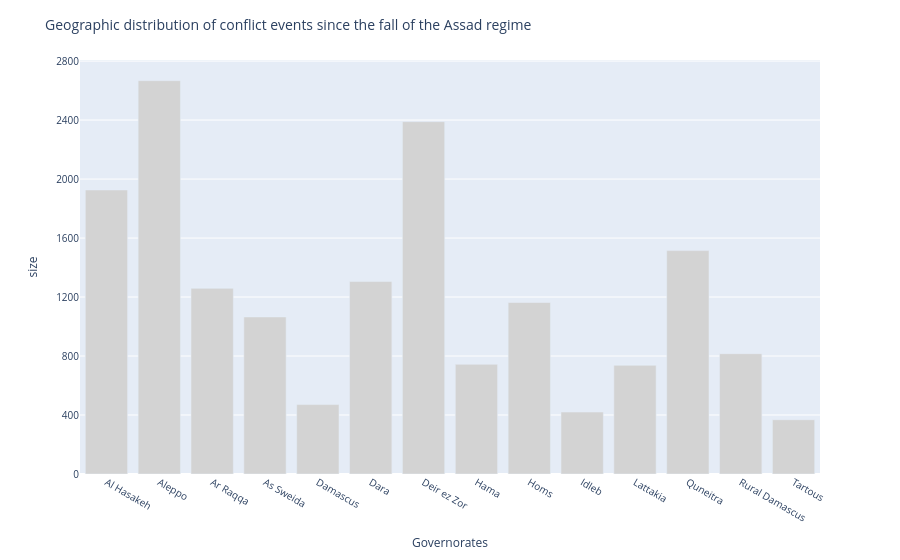

Notebook code cell kept with this figure:
### Code cell
bar_geo = px.bar(
    dataset_geo,
    x='admin1',
    y='size',
    color_discrete_map=color_map_grey(geo_admin1),
    labels = {'admin1': 'Governorates', 'event_count': 'Number of events'},
)

bar_geo.update_layout(
    title = 'Geographic distribution of conflict events since the fall of the Assad regime',
    title_font_size = 14,
    font_size=10,
    yaxis= dict(tickvals = [0, 400, 800, 1200, 1600, 2000, 2400, 2800])
)

bar_geo.update_traces(marker_color='rgb(211,211,211)')

### Figure 1 — Plotly figure (JSON) as saved in the notebook; plotly's stock layout.template omitted (floating-point values rounded to 4 significant figures)
{"data": [{"hovertemplate": "Governorates=%{x}<br>size=%{y}<extra></extra>", "legendgroup": "", "marker": {"color": "rgb(211,211,211)", "pattern": {"shape": ""}}, "name": "", "orientation": "v", "showlegend": false, "textposition": "auto", "type": "bar", "x": ["Al Hasakeh", "Aleppo", "Ar Raqqa", "As Sweida", "Damascus", "Dara", "Deir ez Zor", "Hama", "Homs", "Idleb", "Lattakia", "Quneitra", "Rural Damascus", "Tartous"], "xaxis": "x", "y": [1926, 2667, 1259, 1065, 471, 1305, 2389, 744, 1163, 420, 737, 1515, 816, 368], "yaxis": "y"}], "layout": {"barmode": "relative", "font": {"size": 10}, "legend": {"tracegroupgap": 0}, "margin": {"t": 60}, "title": {"font": {"size": 14}, "text": "Geographic distribution of conflict events since the fall of the Assad regime"}, "xaxis": {"anchor": "y", "domain": [0, 1], "title": {"text": "Governorates"}}, "yaxis": {"anchor": "x", "domain": [0, 1], "tickvals": [0, 400, 800, 1200, 1600, 2000, 2400, 2800], "title": {"text": "size"}}}}
